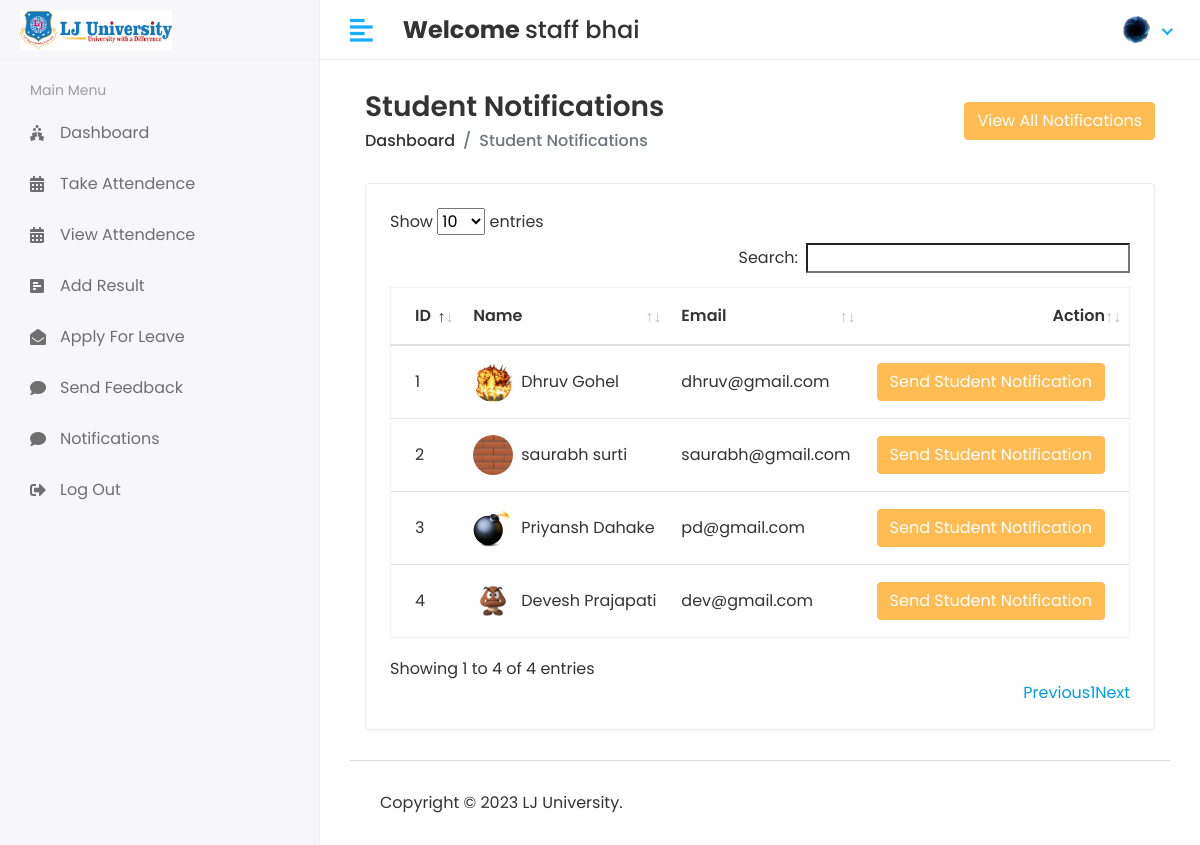
/Hod/Student/Send_Notification (signed in), run on the app's committed database.
### app/models.py (models this page shows, shortened)
class CustomUser(AbstractUser):
    USER = (
        (1,"HOD"),
        (2,"STAFF"),
        (3,"STUDENT"),
    )
    user_type=models.CharField(choices=USER, max_length=50, default=1)
    profile_pic = models.ImageField(upload_to='media/profile_pic')

class Student(models.Model):
    admin = models.OneToOneField(CustomUser, on_delete=models.CASCADE)
    address = models.TextField()
    gender = models.CharField(max_length=100)
    course_id=models.ForeignKey(Course, on_delete=models.SET_NULL,null=True)
    session_year_id=models.ForeignKey(Session_Year, on_delete=models.SET_NULL,null=True)
    created_at = models.DateTimeField(auto_now_add=True)
    updated_at = models.DateTimeField(auto_now=True)

### student_management_system/Hod_views.py (the view)
# urls.py: path("Hod/Student/Send_Notification", Hod_views.STUDENT_SEND_NOTIFICATION, name="student_send_notification"),
@login_required(login_url="/")
def STUDENT_SEND_NOTIFICATION(request):
    student = Student.objects.all()
    notification = Student_Notification.objects.all()
    context = {
        'student':student,
        'notification':notification,
    }
    return render(request,'Hod/student_notification.html', context)

### templates/Hod/student_notification.html (shortened to what this page needs)
{% extends 'base.html' %} {% block content %}
<div class="content container-fluid">
  <div class="page-header">
    <div class="row align-items-center">
      <div class="col">
        <h3 class="page-title">Student Notifications</h3>
        <ul class="breadcrumb">
          <li class="breadcrumb-item"><a href="index.html">Dashboard</a></li>
          <li class="breadcrumb-item active">Student Notifications</li>
        </ul>
      </div>
      <div class="col-auto text-right float-right ml-auto">
        <button
          type="button"
          class="btn btn-primary"
          data-bs-toggle="modal"
          data-bs-target="#exampleModal"
        >
          View All Notifications
        </button>
      </div>
    </div>
  </div>
  <div class="row">
    <div class="col-sm-12">
      <div class="card card-table">
        <div class="card-body">
          <div class="table-responsive">
            <table id="table_id" class="table table-hover table-center mb-0">
              <thead>
                <tr>
                  <th>ID</th>
                  <th>Name</th>
                  <th>Email</th>
                  <th class="text-right">Action</th>
                </tr>
              </thead>
              <tbody>
                {% for i in student %}
                <tr>
                  <td>{{i.id}}</td>
                  <td>
                    <h2 class="table-avatar">
                      <a
                        href="student-details.html"
                        class="avatar avatar-sm mr-2"
                        ><img
                          class="avatar-img rounded-circle"
                          src="/{{i.admin.profile_pic}}"
                          alt="User Image"
                      /></a>
                      <a href="student-details.html"
                        >{{i.admin.first_name}}&nbsp;{{i.admin.last_name}}</a
                      >
                    </h2>
                  </td>
                  <td>{{i.admin.email}}</td>
                  <td class="text-right">
                    <button
                      type="button"
                      class="btn btn-primary"
                      data-bs-toggle="modal"
                      data-bs-target="#sendnotification-{{forloop.counter}}"
                    >
                      Send Student Notification
                    </button>
                  </td>
                </tr>
                {% endfor %}
              </tbody>
            </table>
          </div>
        </div>
      </div>
    </div>
  </div>
</div>
{% endblock %}

### templates/base.html (shortened to what this page needs)
<!DOCTYPE html>
<html lang="en">
{%load static%}
<head>
    <link rel="stylesheet" href="{% static 'assets/plugins/bootstrap/css/bootstrap.min.css' %}">
    <link rel="stylesheet" href="{% static 'assets/plugins/fontawesome/css/fontawesome.min.css' %}">
    <link rel="stylesheet" href="{% static 'assets/plugins/fontawesome/css/all.min.css' %}">
    <link rel="stylesheet" href="{% static 'assets/css/style.css' %}">
    <link rel="stylesheet" href="{% static 'assets/plugins/datatables/datatables.min.css' %}">
</head>
<body>
    <div class="main-wrapper">
        {% include 'includes/header.html' %}
        {% include 'includes/sidebar.html' %}
        <div class="page-wrapper">
            <div class="content container-fluid">
                {% block content %}
                {% endblock %}
                {% include 'includes/footer.html' %}
            </div>
        </div>
</body>
</html>

### templates/includes/header.html (shortened to what this page needs)
{%load static%}
<div class="header">
    <div class="header-left">
        <a class="logo">
            <img src="{% static 'assets/img/LJ_logo.jpeg' %}" alt="Logo">
        </a>
    </div>
    <a href="javascript:void(0);" id="toggle_btn">
        <i class="fas fa-align-left"></i>
    </a>
    <div class="top-nav-search mt-3">
        <h4><strong>Welcome </strong> <span>{{user.first_name}} {{user.last_name}}</span></h4>
    </div>
    <ul class="nav user-menu">
        <li class="nav-item dropdown has-arrow">
            <a href="#" class="dropdown-toggle nav-link" data-toggle="dropdown">
                {% if user.profile_pic == "" %}
                <span class="user-img"><img class="rounded-circle" src="{% static 'assets/img/img_n_f.jpg' %}"
                    width="31" alt="Ryan Taylor"></span>
                    {% else %}
                    <span class="user-img"><img class="rounded-circle" src="/{{user.profile_pic}}"
                        width="31" alt="Ryan Taylor"></span>
                {% endif %}
            </a>
        </li>
    </ul>
</div>

### templates/includes/sidebar.html (shortened to what this page needs)
{% load active_link_tags %}
<div class="sidebar" id="sidebar">
  <div class="sidebar-inner slimscroll">
    <div id="sidebar-menu" class="sidebar-menu">
      {% if user.user_type == '1' %}
      <ul>
        <li class="menu-title">
          <span>Main Menu</span>
        </li>
        <li class="{% active_link 'hod_home' 'active' %}">
          <a href="{% url 'hod_home' %}"
            ><i class="fas fa-holly-berry"></i> <span>Dashboard</span></a
          >
        </li>
        <li
          class="submenu {% active_link 'add_student' 'active' %} {% active_link 'view_student' 'active' %}"
        >
          <a href="#"
            ><i class="fas fa-user-graduate"></i> <span> Students</span>
            <span class="menu-arrow"></span
          ></a>
          <ul>
            <li><a href="{% url 'add_student' %}">Add Student</a></li>
            <li><a href="{% url 'view_student' %}">View Student</a></li>
          </ul>
        </li>
        <li
        class="submenu {% active_link 'add_staff' 'active' %} {% active_link '' 'active' %}"
        >
          <a href="#"
            ><i class="fas fa-chalkboard-teacher"></i> <span> Staff </span>
            <span class="menu-arrow"></span
          ></a>
          <ul>
            <li><a href="{% url 'add_staff' %}">Add Staff</a></li>
            <li><a href="{% url 'view_staff' %}">View Staff</a></li>
          </ul>
        </li>
        <li
          class="submenu {% active_link 'add_course' 'active' %} {% active_link 'view_course' 'active' %}"
        >
          <a href="#"
            ><i class="fas fa-duotone fa-graduation-cap"></i>
            <span> Course</span> <span class="menu-arrow"></span
          ></a>
          <ul>
            <li><a href="{% url 'add_course' %}">Add Course</a></li>
            <li><a href="{% url 'view_course' %}">View Course</a></li>
          </ul>
        </li>
        <li
          class="submenu {% active_link 'add_subject' 'active' %} {% active_link 'view_subject' 'active' %}"
        >
          <a href="#"
            ><i class="fas fa-book-reader"></i> <span> Subjects</span>
            <span class="menu-arrow"></span
          ></a>
          <ul>
            <li><a href="{% url 'add_subject' %}">Add Subject</a></li>
            <li><a href="{% url 'view_subject' %}">View Subject</a></li>
          </ul>
        </li>
        <li
          class="submenu {% active_link 'add_session' 'active' %} {% active_link 'view_session' 'active' %}"
        >
          <a href="#"
            ><i class="fas fa-clock"></i> <span> Session </span>
            <span class="menu-arrow"></span
          ></a>
          <ul>
            <li><a href="{% url 'add_session' %}">Add Session</a></li>
            <li><a href="{% url 'view_session' %}">View Session</a></li>
          </ul>
        </li>
        <li class="{% active_link 'staff_send_notification' 'active' %} ">
          <a href="{% url 'staff_send_notification' %}"
            ><i class="fas fa-bell"></i> <span>Send Staff Notification</span></a
          >
        </li>
        <li>
          <a href="{% url 'student_send_notification' %}"
            ><i class="fas fa-bell"></i>
            <span>Send Student Notification</span></a
          >
        </li>
        <li class="{% active_link 'hod_view_attendance' 'active' %} ">
          <a href="{% url 'hod_view_attendance' %}"
            ><i class="fas fa-calendar"></i> <span>View Attendence</span></a
          >
        </li>
        <li class="{% active_link 'staff_feedback_reply' 'active' %}" >
          <a href="{% url 'staff_feedback_reply' %}"
            ><i class="fas fa-comments"></i> <span>Staff Feedback</span></a
          >
        </li>
        <li class="{% active_link 'student_feedback_reply' 'active' %}">
          <a href="{% url 'student_feedback_reply' %}"
            ><i class="fas fa-comments"></i> <span>Student Feedback</span></a
          >
        </li>
        <li class="{% active_link 'hod_staff_leave' 'active' %}">
          <a href="{% url 'hod_staff_leave' %}"
            ><i class="fas fa-envelope"></i> <span>Staff Leave</span></a
          >
        </li>
        <li class="{% active_link 'hod_student_leave' 'active' %}">
          <a href="{% url 'hod_student_leave' %}"
            ><i class="fas fa-envelope"></i> <span>Student Leave</span></a
          >
        </li>
        <li>
          <a href="{% url 'logout' %}"
            ><i class="fas fa-sign-out-alt"></i> <span>Log Out</span></a
          >
        </li>
      </ul>
      {% elif user.user_type == '2' %}
      <ul>
        <li class="menu-title">
          <span>Main Menu</span>
        </li>
        <li class="{% active_link 'staff_home' 'active' %}">
          <a href="{% url 'staff_home' %}"
            ><i class="fas fa-holly-berry"></i> <span>Dashboard</span></a
          >
        </li>
        <li class="{% active_link 'staff_take_attendance' 'active' %}">
          <a href="{% url 'staff_take_attendance' %}"
            ><i class="fas fa-calendar-alt"></i> <span>Take Attendence</span></a
          >
        </li>
        <li class="{% active_link 'staff_view_attendance' 'active' %}">
          <a href="{% url 'staff_view_attendance' %}"
            ><i class="fas fa-calendar-alt"></i> <span>View Attendence</span></a
          >
        </li>
        <li class="{% active_link 'staff_add_result' 'active' %}">
          <a href="{% url 'staff_add_result' %}"
            ><i class="fas fa-poll-h"></i> <span>Add Result</span></a
          >
        </li>
        <li class="{% active_link 'staff_leave' 'active' %}">
          <a href="{% url 'staff_leave' %}"
            ><i class="fas fa-envelope-open"></i> <span>Apply For Leave</span></a
          >
        </li>
        <li class="{% active_link 'staff_feedback' 'active' %}">
          <a href="{% url 'staff_feedback' %}"
            ><i class="fas fa-comment"></i> <span>Send Feedback</span></a
          >
        </li>
        <li class="{% active_link 'notification' 'active' %}">
          <a href="{% url 'staff_notification' %}"
            ><i class="fas fa-comment"></i> <span>Notifications</span></a
          >
        </li>
        <li>
            <a href="{% url 'logout' %}"
              ><i class="fas fa-sign-out-alt"></i> <span>Log Out</span></a
            >
          </li>
      </ul>
      {% endif %}
    </div>
  </div>
</div>

### templates/includes/footer.html
{%load static%}
<footer>
    <p>Copyright © 2023 LJ University.</p>
</footer>

### data on the page
CustomUser: first_name "staff", last_name "bhai", profile_pic (picture)
Student: id "1", admin.profile_pic (picture), admin.first_name "Dhruv", admin.last_name "Gohel", admin.email "dhruv@gmail.com"
Student: id "2", admin.profile_pic (picture), admin.first_name "saurabh", admin.last_name "surti", admin.email "saurabh@gmail.com"
Student: id "3", admin.profile_pic (picture), admin.first_name "Priyansh", admin.last_name "Dahake", admin.email "pd@gmail.com"
Student: id "4", admin.profile_pic (picture), admin.first_name "Devesh", admin.last_name "Prajapati", admin.email "dev@gmail.com"
